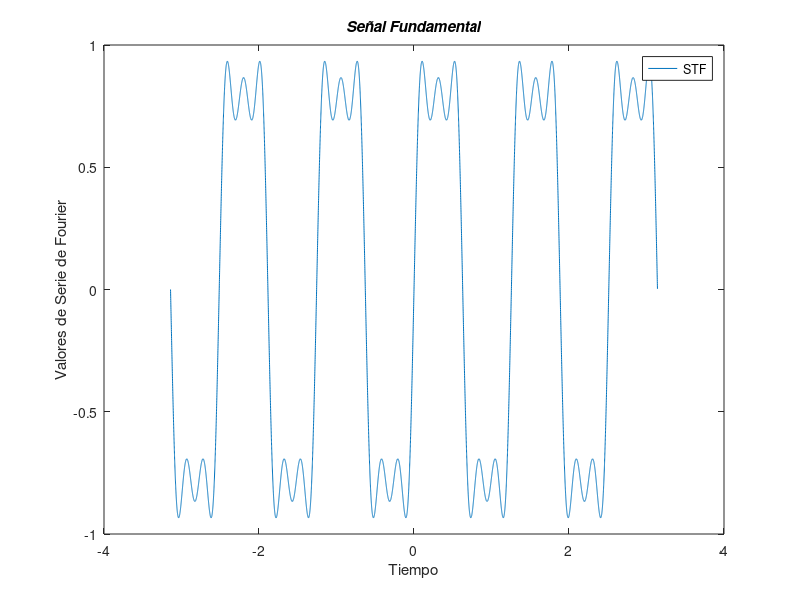
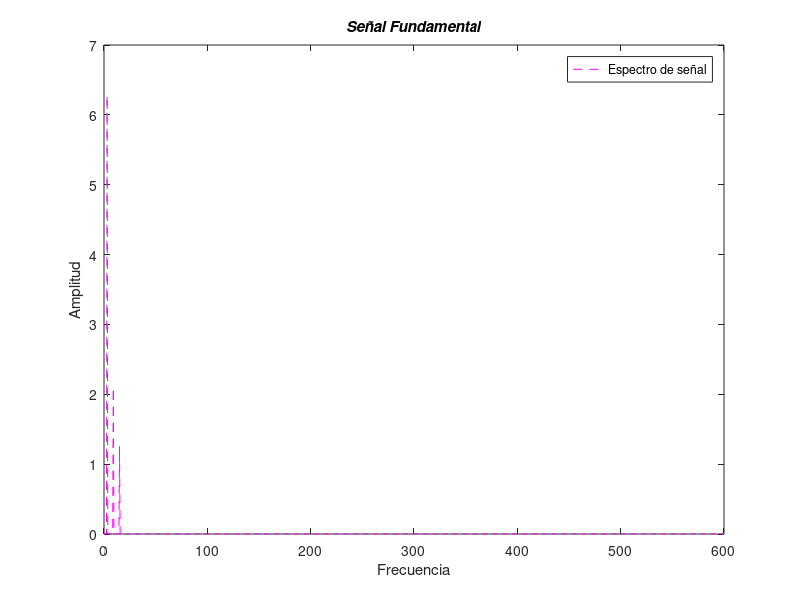

Reproduce these figures in MATLAB, in order.
clc; clear all; close all;

Fs = 1200
L = 2000
t = -pi:1/L:pi;
w = 2*pi/(2*pi)*5;
a=input('Digite cuántos armónicos quiere calcular');
while a == 0
    disp('Digite un valor diferente de cero')
    a=input('Digite cuántos armónicos quiere calcular')
end
n = 1:2:a;
Sg=0;
for j=1:length(n)
    for i=1:length(t)
        Sg_sin(j,i) = sin(n(j)*w*t(i))/n(j);
    end
    Sg=Sg+Sg_sin(j,:);
end

figure(1)
plot(t, Sg),xlabel('Tiempo'), ylabel('Valores de Serie de Fourier')
title('Señal Fundamental', 'FontAngle','italic')
legend('STF')

Y=fft(Sg)
Y=fft(Sg)
P2 = abs(Y/L)
P1 = P2(1:L/2+1)
P1(2:end-1) = 2*P1(2:end-1)
f = (Fs*(0:(L/2))/L)
figure(2)
plot(f, P1, 'm--'), xlabel('Frecuencia'), ylabel('Amplitud'),
title('Señal Fundamental', 'FontAngle','italic')
legend('Espectro de señal')

opt = input('¿Desea gráficar de nuevo la función con diferentes armónicos? [Sí - 1; No - 2]')
switch opt
    case 1
        a=input('Digite cuántos armónicos quiere calcular');
        while a == 0
            disp('Digite un valor diferente de cero')
            a=input('Digite cuántos armónicos quiere calcular')
        end
        n = 1:2:a;
        Sg=0;
        for j=1:length(n)
            for i=1:length(t)
                Sg_sin(j,i) = sin(n(j)*w*t(i))/n(j);
            end
            Sg=Sg+Sg_sin(j,:);
        end
        figure(4)
        plot(t, Sg),xlabel('Tiempo'), ylabel('Valores de Fourier')
        title('Señal Fundamental', 'FontAngle','italic')
        legend('STF')

        Y=fft(Sg)

        Y=fft(Sg)
        P2 = abs(Y/L)
        P1 = P2(1:L/2+1)
        P1(2:end-1) = 2*P1(2:end-1)
        f = (Fs*(0:(L/2))/L)
        figure(5)
        plot(f, P1)
        plot(f, P1, 'r-o'), xlabel('Frecuencia'), ylabel('Amplitud'),
        title('Señal Fundamental', 'FontAngle','italic')
        legend('Espectro de señal')

    case 2

        %% Como ejercicio académico se decidió configurar parte del algoritmo para agregar ruido a la señal y generar un filtro

        noi = input('¿Desea agregar ruido a la señal? [Sí - 1; No-2]')
        switch noi
            case 1
                a=input('Digite cuántos armónicos quiere calcular');
                while a == 0
                    disp('Digite un valor diferente de cero')
                    a=input('Digite cuántos armónicos quiere calcular');
                end
                n = 1:2:a;
                Sg=0;
                for j=1:length(n)
                    for i=1:length(t)
                        Sg_sin(j,i) = sin(n(j)*w*t(i))/n(j);
                    end
                    Sg=Sg+Sg_sin(j,:);
                end
                Sg_noise= Sg + randn(size(t));

                figure(4)
                plot(t, Sg_noise),xlabel('Tiempo'), ylabel('Valores de la señal');
                title('Señal "contaminada"', 'FontAngle','italic');
                legend('STF');

                Y=fft(Sg_noise)
                P2 = abs(Y/L)
                P1 = P2(1:L/2+1)
                P1(2:end-1) = 2*P1(2:end-1)
                f = (Fs*(0:(L/2))/L)
                figure(5)
                plot(f, P1)
                plot(f, P1, 'r-o'), xlabel('Frecuencia'), ylabel('Amplitud'),
                title('Señal Fundamental', 'FontAngle','italic')
                legend('Espectro de señal')

                idx = P2 > 0.3;
                sg_flt = Y.*idx
                sg_flt_t=ifft(sg_flt)
                figure(6)
                plot(Sg_noise, 'b--');
                hold on
                plot(sg_flt_t, 'r-');
                legend("Señal Original", "Señal Filtrada");
            case 2
                close
        end


end
